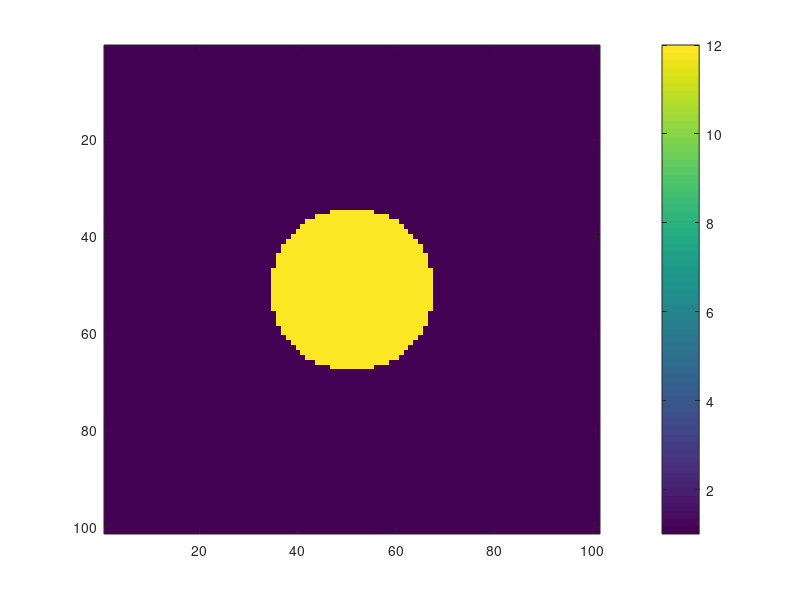

MATLAB code for this plot: (Note: this script raises an error after producing the figure.)
close all;
clear
format long;

%% user input

h = 0.06; %size of a single grid
omega = 1.813 - 0.0025i; %resonant frequency
Ld = 5; %length design region
Lp = 0.5; %thickness of pml
radius = 1; %radius of cylinder 
epsr = 12; %permittivity of dielectric
beta = 20; %strength of pml

%% generate epsilon

L = Ld + 2*Lp;
xv = -L/2:h:L/2;
yv = xv;
N = length(xv);
[x,y] = meshgrid(xv,yv);
epsilon = ones(size(x));
flag = zeros(size(x));
for i = 1:N
    for j = 1:N
        if x(i,j)^2 + y(i,j)^2 < radius^2
            epsilon(i,j) = epsr;
            flag(i,j) = 1;
        end
    end
end

figure
imagesc(epsilon)
colorbar;

%% find modes

design_region = [Ld;Ld];
pml_thickness = [Lp;Lp];
dim = design_region + 2.*pml_thickness;
Nx = round(dim(1) / h) + 1; %num of x dim grid points
Ny = round(dim(2) / h) + 1; %num of y dim grid points

BC = {{'pml', [pml_thickness(1), beta]}, {'pml', ...
    [pml_thickness(2), beta]}}; %%boundry condition {x,y}

num_mode = 1; %% we will find # of modes with frequncy closest to the pre-defined omega
[rigeig,rigeigval] = ModeSolverTE(h,dim,BC,epsilon,num_mode,omega);

%% plot just first mode

figure;
set(gcf,'position',[100,100,1000,300])
subplot(1,2,1);imagesc(xv,yv,real(reshape(rigeig(:,num_mode),Nx,Ny).')); 
colorbar; 
axis equal; 
title('Real Part of Electric Field')
xlabel('x / \lambda'); 
ylabel('y / \lambda');
subplot(1,2,2);imagesc(xv,yv,imag(reshape(rigeig(:,num_mode),Nx,Ny).')); 
colorbar; 
axis equal; 
title('Imaginary Part of Electric Field')
xlabel('x / \lambda'); 
ylabel('y / \lambda');

omega_mode = sqrt(rigeigval(num_mode,num_mode));
wavelength = (2*pi) / real(omega_mode);
display(['omega is ' num2str(omega_mode)]);
display(['wavelength is ' num2str(wavelength)]);


%% Quality Factor (Analtyical and VIE)

%analtyical qualtiy factor
Q_ana = -0.5 * (real(omega_mode) / imag(omega_mode));

chi = epsr - 1;
xi = -1 ./ chi;
xy = [x(flag(:)==1) y(flag(:)==1)]; %input for green's functions
p_current = (epsr - 1) .* rigeig; %polarization current from radiated field
p = p_current(flag(:) == 1); %extract just those points within cylinder

% Greens matrices
dS = h^2;
G0 = dS * cal_G0(xy,omega_mode);
G0Hx = dS * cal_G0HE_xz(xy, omega_mode);
G0Hy = dS * cal_G0HE_yz(xy, omega_mode);

% incident field
e_rad = G0 * p;
e_tot = p / chi;
hx_rad = G0Hx * p;
hy_rad = G0Hy * p;
Ngrid = length(e_rad);

% Q VIE (for reference)
U_stored = 1/4 * (epsr * norm(e_rad)^2 + 1 * (norm(hx_rad)^2 + norm(hy_rad)^2)) * dS;
P_rad = 1/2 * imag(omega_mode'*p'*G0*p) * dS;
Q_VIE = real(omega_mode) * (U_stored / P_rad);

%display results
error = norm(e_rad - e_tot) / norm(e_rad) * 100; %calculate percent error
fprintf('\nError in VIE = %4.2f%%\n', error); 
disp(['Prad = ', num2str(P_rad)]);
disp(['Ustore = ', num2str(U_stored)])
fprintf('Q_VIE = %4.2f\n', Q_VIE)
fprintf('Q_ana = %4.2f\n', Q_ana)


